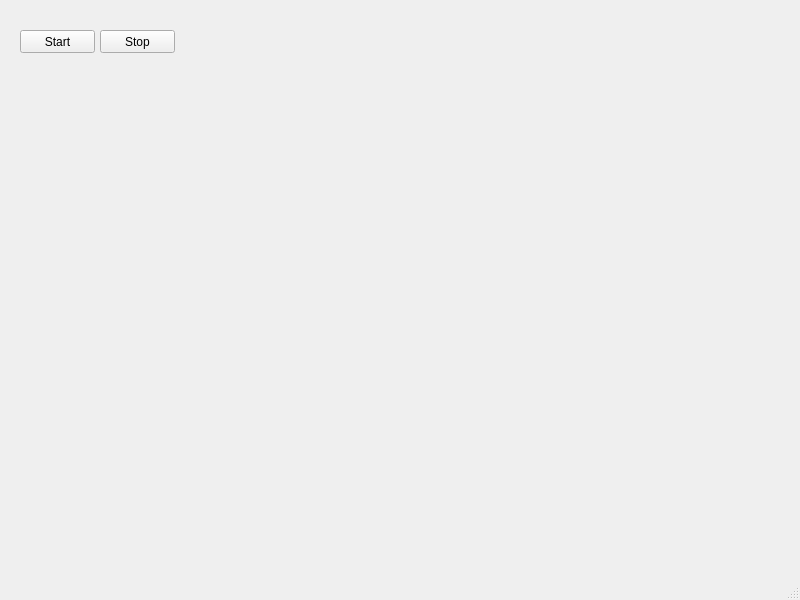
<?xml version="1.0" encoding="UTF-8"?>
<ui version="4.0">
 <class>MainWindow</class>
 <widget class="QMainWindow" name="MainWindow">
  <property name="geometry">
   <rect>
    <x>0</x>
    <y>0</y>
    <width>800</width>
    <height>600</height>
   </rect>
  </property>
  <property name="windowTitle">
   <string>MainWindow</string>
  </property>
  <widget class="QWidget" name="centralwidget">
   <widget class="QPushButton" name="pushButton">
    <property name="geometry">
     <rect>
      <x>20</x>
      <y>30</y>
      <width>75</width>
      <height>23</height>
     </rect>
    </property>
    <property name="text">
     <string>Start</string>
    </property>
   </widget>
   <widget class="QPushButton" name="pushButton_2">
    <property name="geometry">
     <rect>
      <x>100</x>
      <y>30</y>
      <width>75</width>
      <height>23</height>
     </rect>
    </property>
    <property name="text">
     <string>Stop</string>
    </property>
   </widget>
  </widget>
  <widget class="QMenuBar" name="menubar">
   <property name="geometry">
    <rect>
     <x>0</x>
     <y>0</y>
     <width>800</width>
     <height>21</height>
    </rect>
   </property>
  </widget>
  <widget class="QStatusBar" name="statusbar"/>
 </widget>
 <resources/>
 <connections/>
</ui>
